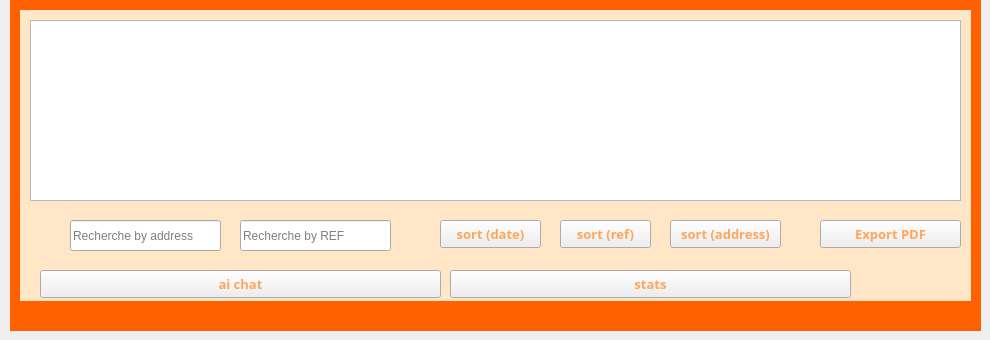
      <widget class="QWidget" name="tab_afficher_2">
       <attribute name="title">
        <string>Afficher une commande</string>
       </attribute>
       <widget class="QTableView" name="tableView_2">
        <property name="geometry">
         <rect>
          <x>30</x>
          <y>20</y>
          <width>931</width>
          <height>181</height>
         </rect>
        </property>
       </widget>
       <widget class="QLineEdit" name="live_search_22">
        <property name="geometry">
         <rect>
          <x>70</x>
          <y>220</y>
          <width>151</width>
          <height>31</height>
         </rect>
        </property>
        <property name="placeholderText">
         <string>Recherche by address</string>
        </property>
       </widget>
       <widget class="QLineEdit" name="live_search_ref_2">
        <property name="geometry">
         <rect>
          <x>240</x>
          <y>220</y>
          <width>151</width>
          <height>31</height>
         </rect>
        </property>
        <property name="placeholderText">
         <string>Recherche by REF</string>
        </property>
       </widget>
       <widget class="QLabel" name="label_4">
        <property name="geometry">
         <rect>
          <x>30</x>
          <y>220</y>
          <width>31</width>
          <height>31</height>
         </rect>
        </property>
        <property name="text">
         <string>&lt;html&gt;&lt;head/&gt;&lt;body&gt;&lt;p&gt;&lt;img src=&quot;:/image/image/recherch.png&quot;/&gt;&lt;/p&gt;&lt;/body&gt;&lt;/html&gt;</string>
        </property>
       </widget>
       <widget class="QPushButton" name="chat_pop_button_2">
        <property name="geometry">
         <rect>
          <x>40</x>
          <y>270</y>
          <width>401</width>
          <height>28</height>
         </rect>
        </property>
        <property name="font">
         <font>
          <family>Tw Cen MT Condensed</family>
          <pointsize>10</pointsize>
          <weight>75</weight>
          <bold>true</bold>
         </font>
        </property>
        <property name="styleSheet">
         <string notr="true">color: rgb(255, 165, 89);
selection-color: rgb(255, 255, 255);</string>
        </property>
        <property name="text">
         <string>ai chat</string>
        </property>
       </widget>
       <widget class="QPushButton" name="stats_button_2">
        <property name="geometry">
         <rect>
          <x>450</x>
          <y>270</y>
          <width>401</width>
          <height>28</height>
         </rect>
        </property>
        <property name="font">
         <font>
          <family>Tw Cen MT Condensed</family>
          <pointsize>10</pointsize>
          <weight>75</weight>
          <bold>true</bold>
         </font>
        </property>
        <property name="styleSheet">
         <string notr="true">color: rgb(255, 165, 89);
selection-color: rgb(255, 255, 255);</string>
        </property>
        <property name="text">
         <string>stats</string>
        </property>
       </widget>
       <widget class="QPushButton" name="exportPDFbutton_2">
        <property name="geometry">
         <rect>
          <x>820</x>
          <y>220</y>
          <width>141</width>
          <height>28</height>
         </rect>
        </property>
        <property name="font">
         <font>
          <family>Tw Cen MT Condensed</family>
          <pointsize>10</pointsize>
          <weight>75</weight>
          <bold>true</bold>
         </font>
        </property>
        <property name="styleSheet">
         <string notr="true">color: rgb(255, 165, 89);
selection-color: rgb(255, 255, 255);</string>
        </property>
        <property name="text">
         <string>Export PDF</string>
        </property>
       </widget>
       <widget class="QPushButton" name="sortButton_address_3">
        <property name="geometry">
         <rect>
          <x>670</x>
          <y>220</y>
          <width>111</width>
          <height>28</height>
         </rect>
        </property>
        <property name="font">
         <font>
          <family>Tw Cen MT Condensed</family>
          <pointsize>10</pointsize>
          <weight>75</weight>
          <bold>true</bold>
         </font>
        </property>
        <property name="styleSheet">
         <string notr="true">color: rgb(255, 165, 89);
selection-color: rgb(255, 255, 255);</string>
        </property>
        <property name="text">
         <string>sort (address)</string>
        </property>
       </widget>
       <widget class="QPushButton" name="sortButton_ref_2">
        <property name="geometry">
         <rect>
          <x>560</x>
          <y>220</y>
          <width>91</width>
          <height>28</height>
         </rect>
        </property>
        <property name="font">
         <font>
          <family>Tw Cen MT Condensed</family>
          <pointsize>10</pointsize>
          <weight>75</weight>
          <bold>true</bold>
         </font>
        </property>
        <property name="styleSheet">
         <string notr="true">color: rgb(255, 165, 89);
selection-color: rgb(255, 255, 255);</string>
        </property>
        <property name="text">
         <string>sort (ref)</string>
        </property>
       </widget>
       <widget class="QPushButton" name="sortButton_2">
        <property name="geometry">
         <rect>
          <x>440</x>
          <y>220</y>
          <width>101</width>
          <height>28</height>
         </rect>
        </property>
        <property name="font">
         <font>
          <family>Tw Cen MT Condensed</family>
          <pointsize>10</pointsize>
          <weight>75</weight>
          <bold>true</bold>
         </font>
        </property>
        <property name="styleSheet">
         <string notr="true">color: rgb(255, 165, 89);
selection-color: rgb(255, 255, 255);</string>
        </property>
        <property name="text">
         <string>sort (date)</string>
        </property>
       </widget>
       <widget class="QLabel" name="label_90">
        <property name="geometry">
         <rect>
          <x>10</x>
          <y>0</y>
          <width>971</width>
          <height>331</height>
         </rect>
        </property>
        <property name="styleSheet">
         <string notr="true">background-color: rgb(255, 96, 0);</string>
        </property>
        <property name="text">
         <string/>
        </property>
       </widget>
       <widget class="QLabel" name="label_91">
        <property name="geometry">
         <rect>
          <x>20</x>
          <y>10</y>
          <width>951</width>
          <height>291</height>
         </rect>
        </property>
        <property name="styleSheet">
         <string notr="true">background-color: rgb(255, 230, 199);</string>
        </property>
        <property name="text">
         <string/>
        </property>
       </widget>
       <zorder>label_90</zorder>
       <zorder>label_91</zorder>
       <zorder>tableView_2</zorder>
       <zorder>live_search_22</zorder>
       <zorder>live_search_ref_2</zorder>
       <zorder>label_4</zorder>
       <zorder>chat_pop_button_2</zorder>
       <zorder>stats_button_2</zorder>
       <zorder>exportPDFbutton_2</zorder>
       <zorder>sortButton_address_3</zorder>
       <zorder>sortButton_ref_2</zorder>
       <zorder>sortButton_2</zorder>
      </widget>
